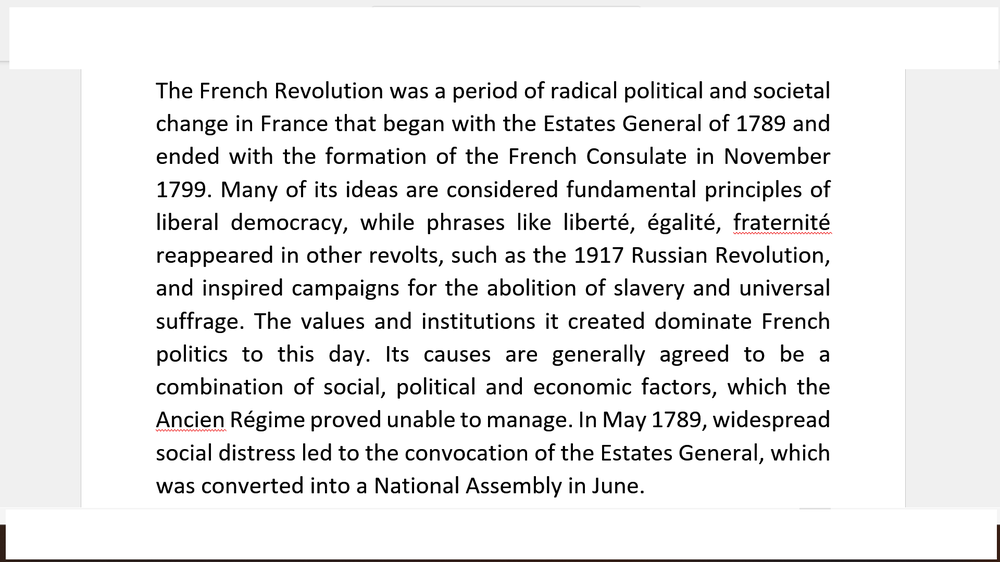
#> input picture Week4/raw_data/french.png, 1000 x 562 px, shrunk from 1920 x 1080 before the run, found by its file name; its folder holds only this picture in this run
$ jupyter execute --allow-errors Week5.ipynb
#> lines starting #> are read from the running program, lines starting #| are printed output that depends on the picture; after the words box and inside, x2 and y2 are one past the last pixel; in counts of white or black regions, pixels touching at a corner belong together
[cell 1]
# for manipulating the PDF
# import fitz
# for OCR using PyTesseract
import re
import os
import cv2                              # pre-processing images
import math
import json
from collections import OrderedDict
import numpy as np
import pandas as pd
import pytesseract                      # extracting text from images
import warnings
import matplotlib.pyplot as plt         # displaying output images
from sklearn.linear_model import LogisticRegression
from numpy import mean
from numpy import std
from sklearn.ensemble import RandomForestClassifier
from sklearn.model_selection import train_test_split
from sklearn.model_selection import LeaveOneOut
from sklearn.model_selection import cross_val_score
from sklearn.svm import SVC
from sklearn.feature_extraction.text import TfidfVectorizer,CountVectorizer
import itertools
warnings.filterwarnings("ignore")
from PIL import Image
from sklearn.model_selection import GridSearchCV

[cell 2]
pytesseract.pytesseract.tesseract_cmd = r'C:\Program Files\Tesseract-OCR\tesseract.exe'

[cell 3]
os.chdir('C:\\Users\\alper\\OneDrive\\Desktop\\School\\5th Semester\\AIN311\\Project')
french_filepaths = []
moai_filepaths = []
worldcup_filepaths = []
#> (the rest of this cell did not finish here and is left out)

[cell 4]
french_experiments = []
for data_file in french_filepaths:
    df = pd.read_json(data_file, lines = True)
    df["values"]
    french_experiments.append(df)

[cell 5]
for text_type, filepaths in zip(["french","moai","worldcup"], [french_filepaths, moai_filepaths, worldcup_filepaths]):
    # Read data
    generic_datalist = []
    for data_file in filepaths:
        with open(data_file) as f:
            lines = f.readlines()

        dataDict = {}
        for i,line in enumerate(lines):
            lineDict = json.loads(line)
            dataDict[i] = lineDict
        generic_datalist.append(dataDict)

    # filter out non-fixation data
    generic_fixation_list = []
    for experiment_dict in generic_datalist:
        trackerDict = {}
        j = 0
        for i in range(len(experiment_dict)):
            if(experiment_dict[i]['category'] == 'tracker'):
                trackerDict[j] = experiment_dict[i]
                j += 1

        fixationDict = {}
        j = 0
        for i in range(len(trackerDict)):
            try:
                if(trackerDict[i]['values']['frame']['fix'] == True):
                    fixationDict[j] = trackerDict[i]
                    j += 1
            except:
                pass
        generic_fixation_list.append(fixationDict)

    # general overview
    print("\n",text_type,": ")
    for i,experiment in enumerate(generic_fixation_list):
        print(str(i) + ":"+ str(len(experiment)), end = ", ")

    # df creation for cond
    generic_list = []
    for experiment_dict in generic_fixation_list:
        experiment_df = pd.DataFrame( columns=list('xy'))
        for i in range(len(experiment_dict)):
            x = experiment_dict[i]['values']['frame']['raw']['x']
            y = experiment_dict[i]['values']['frame']['raw']['y']
            experiment_df = experiment_df.append({'x':x,'y':y}, ignore_index=True)
        generic_list.append(experiment_df)

    if (text_type == "french"):
        french_df = generic_list
    elif (text_type == "moai"):
        moai_df = generic_list
    elif (text_type == "worldcup"):
        worldcup_df = generic_list
#> further down, original_image is the input picture: shape (562, 1000, 3); mean B, G, R 234.2, 234.2, 234.4
#> `ret, threshold_image = cv2.threshold(gray_image, 0, 255, cv2.THRESH_OT..`:
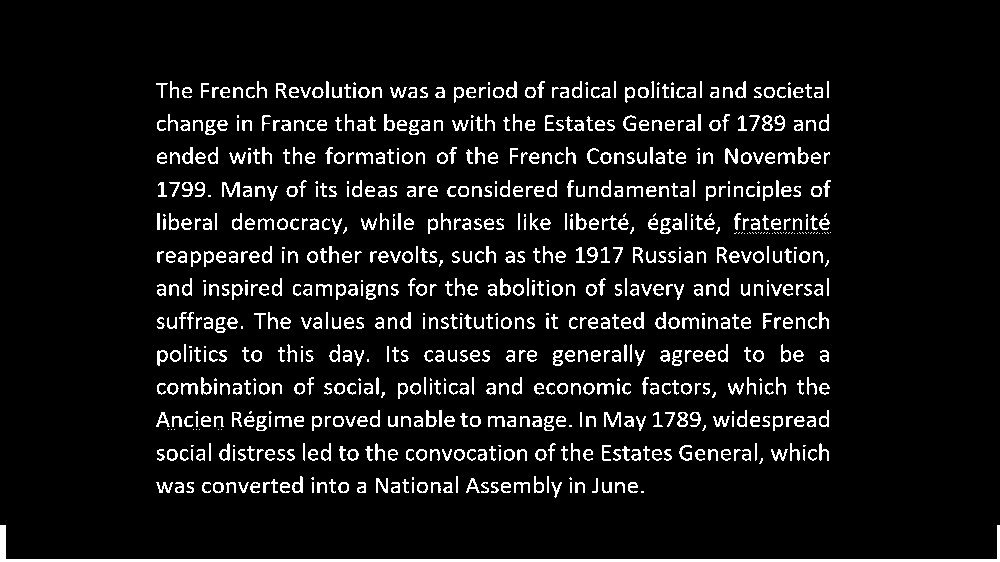
#> threshold_image: shape (562, 1000); 7.7% white in thin lines or dots, all inside (x1, y1, x2, y2) = (0, 81, 1000, 562)
#> `ret, threshold_image = cv2.threshold(gray_image, 0, 255, cv2.THRESH_OT..`: ret = 146
#> `dilated_image = cv2.dilate(threshold_image, rectangular_kernel, iterat..`:
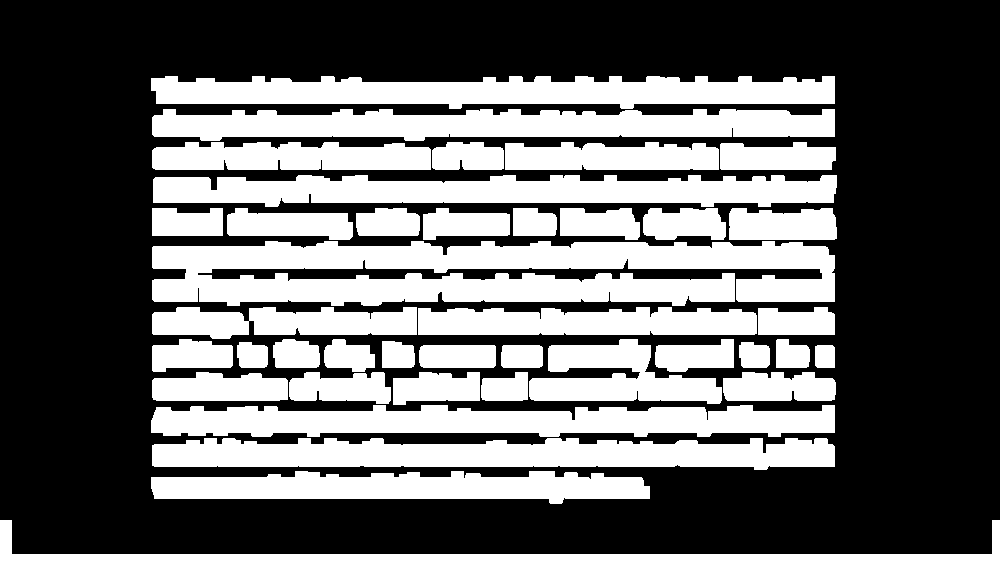
#> dilated_image: shape (562, 1000); 39.2% white; 40 white regions
#> `contours, hierarchy = cv2.findContours(dilated_image, cv2.RETR_TREE, c..`: contours = 40 contours; largest, box (x1, y1, x2, y2) and area: (152, 241, 835, 306) 32156, (152, 438, 835, 470) 16298, (151, 405, 835, 437) 15969, (152, 109, 835, 141) 15962, (151, 76, 835, 109) 15836
#> after the loop `for experiment_data in dataset:`: french_BoW_list = []

[cell 6]
french_BoW_list = []
moai_BoW_list = []
worldcup_BoW_list = []
#> (the rest of this cell did not finish here and is left out)

[cell 7]
french_list = []
#We need a fixed size a vector so we summarized each bag of words and make them a set of vocabulary
for bag_of_words in french_BoW_list: #Bag of words of each subject
    french_list += list(bag_of_words.keys()) #gather all words across different experiments' bag_of_words
#> this loop made 0 passes
#> after the loop, french_list = []
french_vocab_set = dict.fromkeys(set(french_list), 0) #initialize an empty dictionary with all counts as 0
#> french_vocab_set = 0 items

[cell 8]
for bag_of_words in french_BoW_list:
    for word in bag_of_words.keys():
        count = french_vocab_set[str(word)]
        count += 1
        french_vocab_set.update({str(word):count})

[cell 9]
def convertBoWtoVector(bag_of_words):
    vector = []
    for count in bag_of_words.values():
        vector.append(count)

[cell 10]
# This function creates a fixed size vector of the universal set (U)
# of vocabulary used across  all bag of words
def convertToAllDict (BoW_list, bag_of_words):
    french_list = []
    for bag_of_words1 in BoW_list:
        french_list += list(bag_of_words1.keys())
    french_vocab_set = dict.fromkeys(set(french_list), 0)

    for word in bag_of_words.keys():
        french_vocab_set.update({str(word):bag_of_words[str(word)]})
    return convertBoWtoVector(french_vocab_set)

[cell 11]
# New td-idf lists for all 3 classes are created using convertToAllDict() function above
train_frenchNew = [] # French td-idf list
idx = 0
for bag_of_word in french_BoW_list:
    bag_of_word_tfidf = calculate_tf_idf(bag_of_word)
    x = convertToAllDict(french_BoW_list, bag_of_word_tfidf)
    x = sum(x)
    train_frenchNew.append([x,train_french[idx][1]] )
    idx += 1
#> after the loop, idx = 0; train_frenchNew = []

[cell 12]
train_worldcupNew = [] # Worldcup td-idf list
idx=0
for bag_of_word in worldcup_BoW_list:
    bag_of_word_tfidf=calculate_tf_idf(bag_of_word)
    x=convertToAllDict(worldcup_BoW_list,bag_of_word_tfidf)
    x=sum(x)
    train_worldcupNew.append( [x,train_worldcup[idx][1]] )
    idx+=1
#> after the loop, idx = 0; train_worldcupNew = []

[cell 13]
train_moaiNew = [] # Moai td-idf list
idx=0
for bag_of_word in moai_BoW_list:
    bag_of_word_tfidf=calculate_tf_idf(bag_of_word)
    x=convertToAllDict(moai_BoW_list,bag_of_word_tfidf)
    x=sum(x)
    train_moaiNew.append( [x,train_moai[idx][1]] )
    idx+=1
#> after the loop, idx = 0; train_moaiNew = []
